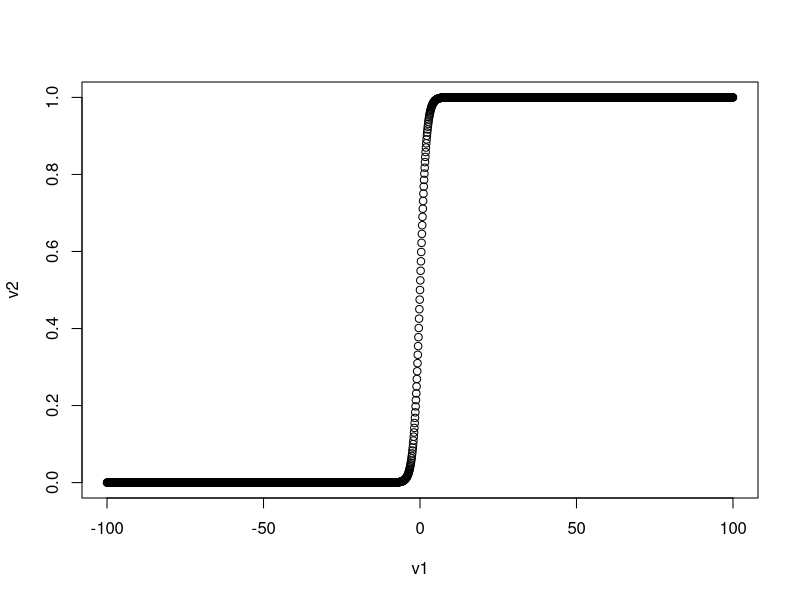
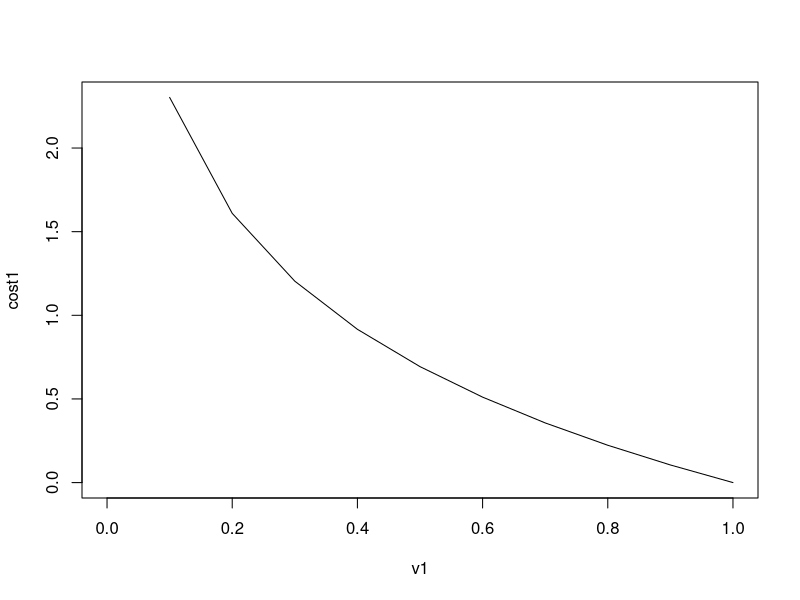
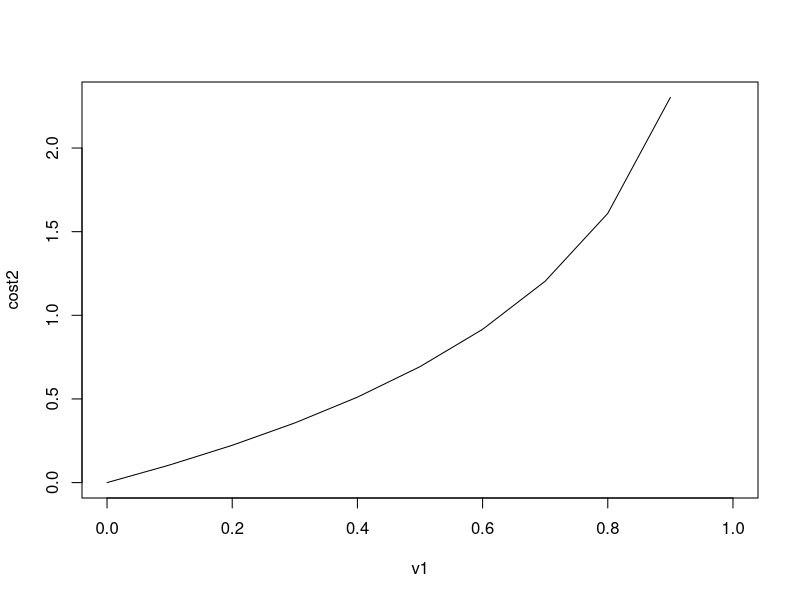

Reproduce these figures in R, in order. (Note: this script raises an error after producing the figures.)
#understanding logistic function behaviour
v1 = seq(-100,100,0.1)
v2 = 1/(1+exp(-v1))
plot(v1,v2)


v1 = seq(0,1,0.1)
cost1 = numeric()
for(i in 1:length(v1)) {
  cost1 = c(cost1, -log(v1[i]))
}
plot(v1,cost1,type="l")

cost2 = numeric()
for(i in 1:length(v1)) {
  cost2 = c(cost2, -log(1-v1[i]))
}
plot(v1,cost2,type="l")

cost = numeric()
for(i in 1:length(v1)) {
  cost1 = c(cost1, -log(v1[i]))
}
plot(v1,cost1,type="l")
